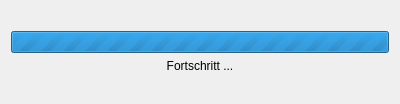
<?xml version="1.0" encoding="UTF-8"?>
<ui version="4.0">
 <class>Dialog</class>
 <widget class="QDialog" name="Dialog">
  <property name="windowModality">
   <enum>Qt::ApplicationModal</enum>
  </property>
  <property name="geometry">
   <rect>
    <x>0</x>
    <y>0</y>
    <width>400</width>
    <height>104</height>
   </rect>
  </property>
  <property name="maximumSize">
   <size>
    <width>16777215</width>
    <height>16777215</height>
   </size>
  </property>
  <property name="windowTitle">
   <string>Dialog</string>
  </property>
  <property name="modal">
   <bool>true</bool>
  </property>
  <layout class="QVBoxLayout" name="verticalLayout">
   <item>
    <spacer name="verticalSpacer_2">
     <property name="orientation">
      <enum>Qt::Vertical</enum>
     </property>
     <property name="sizeHint" stdset="0">
      <size>
       <width>20</width>
       <height>40</height>
      </size>
     </property>
    </spacer>
   </item>
   <item>
    <widget class="QProgressBar" name="progress">
     <property name="maximum">
      <number>0</number>
     </property>
     <property name="value">
      <number>0</number>
     </property>
    </widget>
   </item>
   <item>
    <widget class="QLabel" name="progress_label">
     <property name="text">
      <string>Fortschritt ...</string>
     </property>
     <property name="alignment">
      <set>Qt::AlignCenter</set>
     </property>
    </widget>
   </item>
   <item>
    <spacer name="verticalSpacer">
     <property name="orientation">
      <enum>Qt::Vertical</enum>
     </property>
     <property name="sizeHint" stdset="0">
      <size>
       <width>20</width>
       <height>40</height>
      </size>
     </property>
    </spacer>
   </item>
  </layout>
 </widget>
 <resources/>
 <connections/>
</ui>
